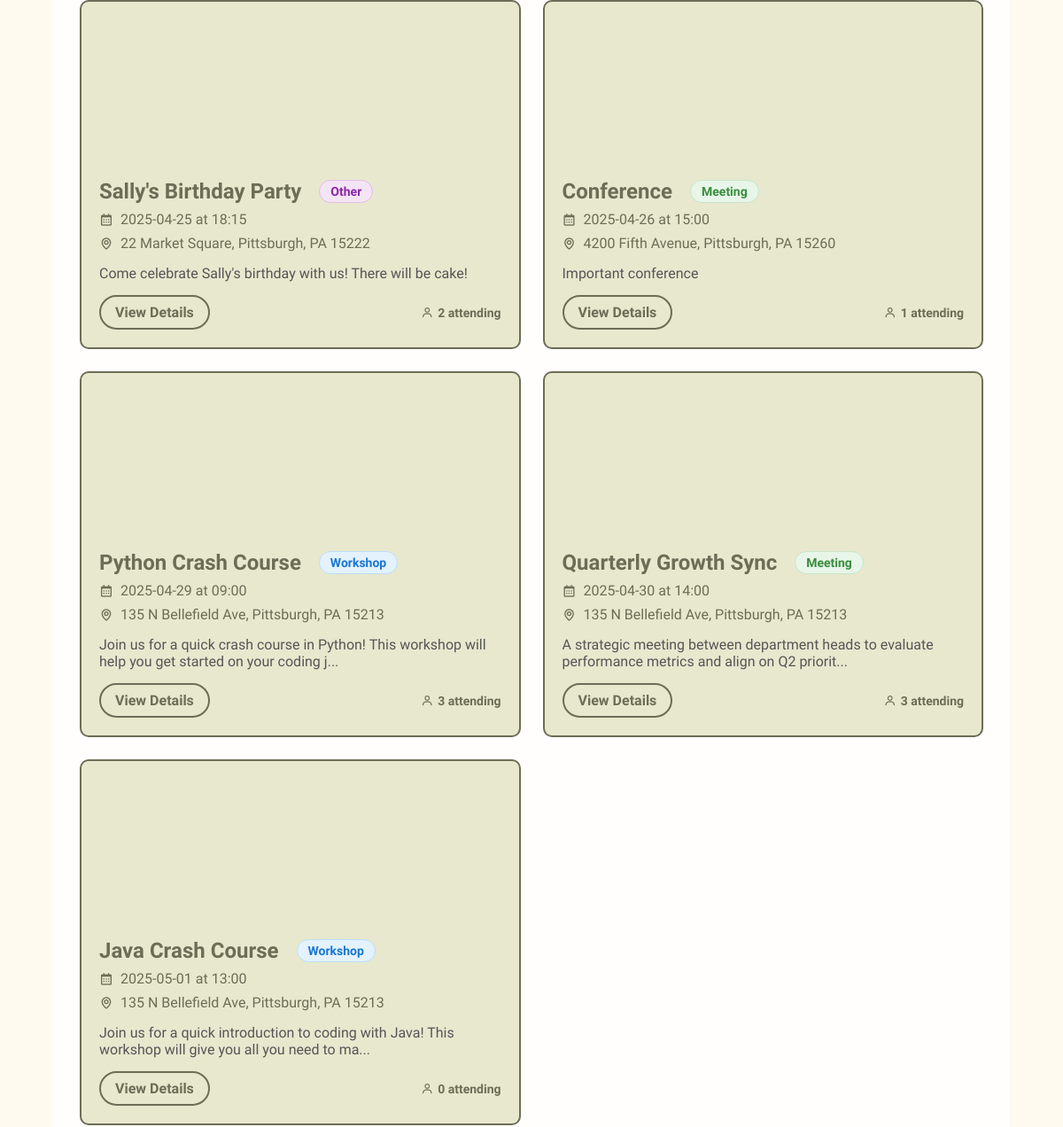
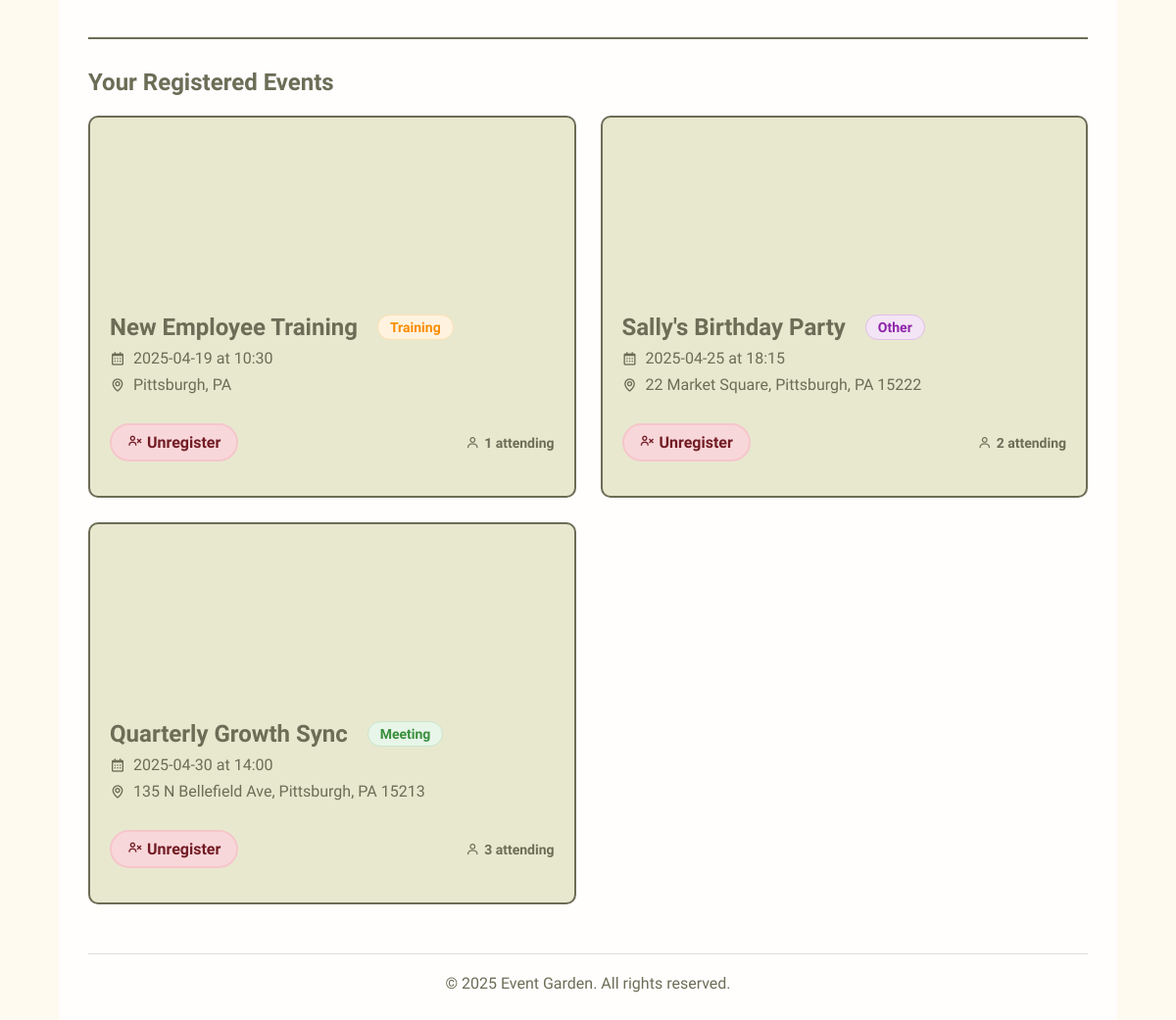
/ (signed in, lower part), run on an earlier commit of the app's database (2 pictures, top to bottom).
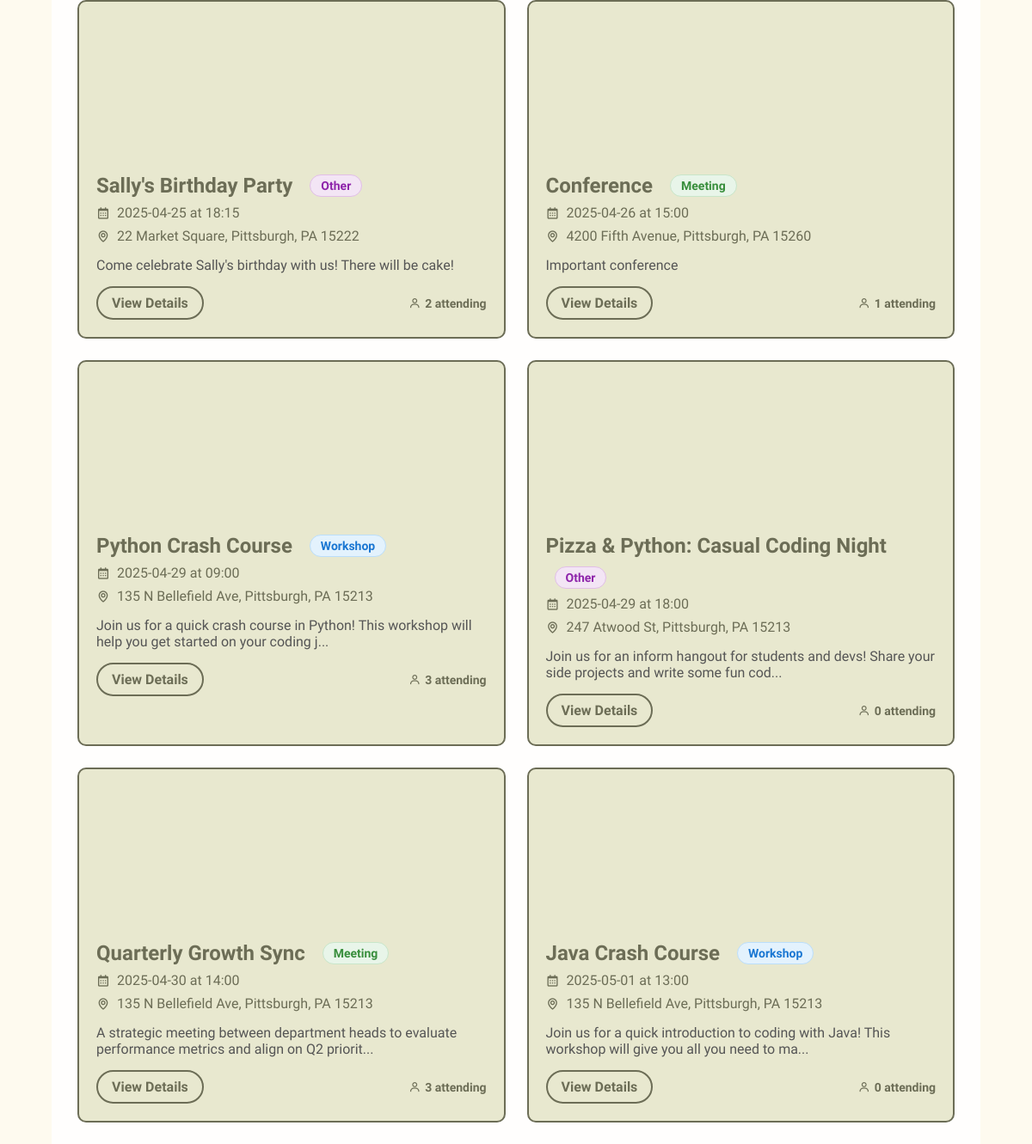
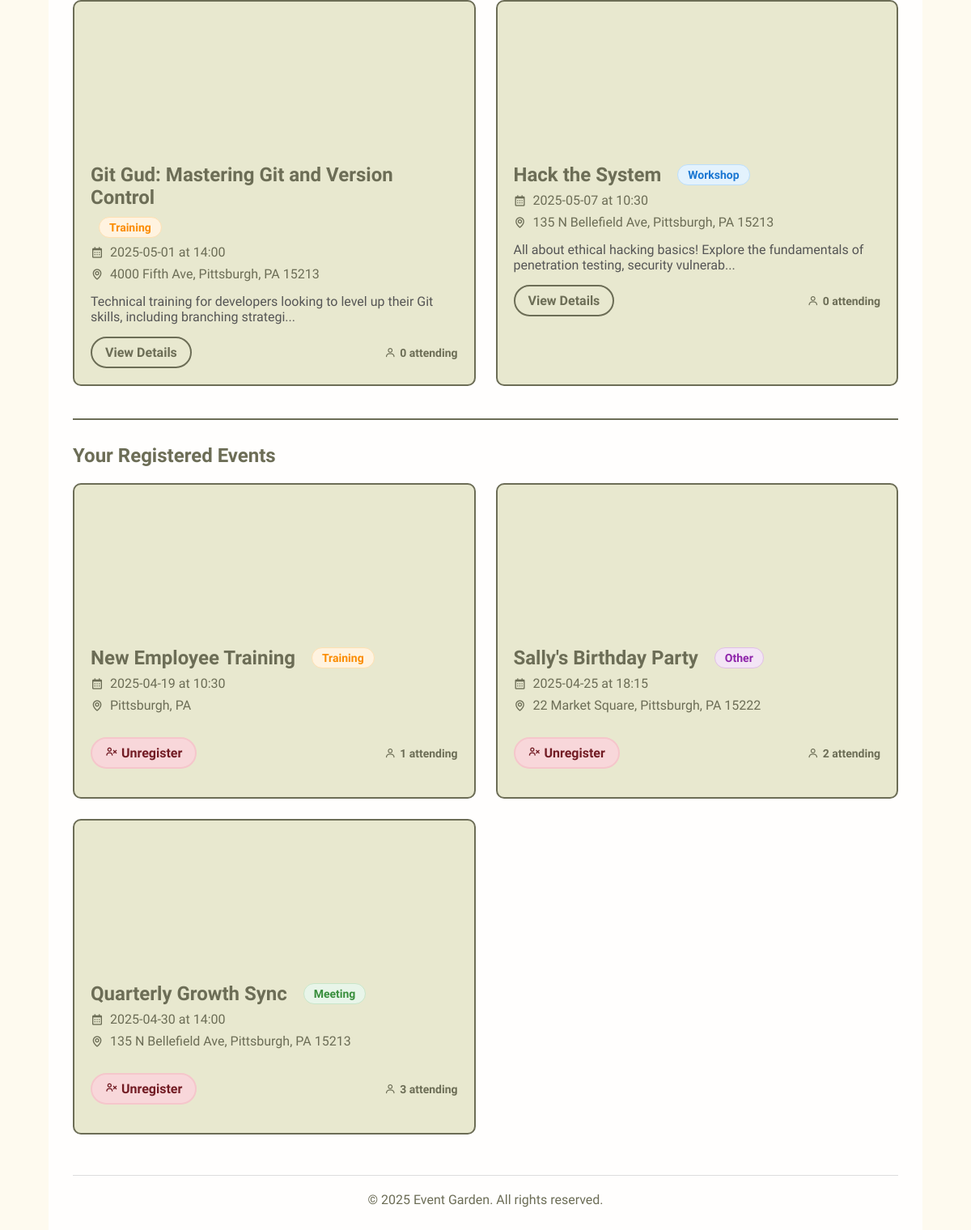
And on a later commit of the database (2 pictures, top to bottom).
### main.py (models this page shows, shortened)
class Event(db.Model):
    id = db.Column(db.Integer, primary_key=True)
    title = db.Column(db.String(100), nullable=False)
    description = db.Column(db.Text, nullable=False)
    date = db.Column(db.String(20), nullable=False)
    time = db.Column(db.String(20), nullable=False)
    location = db.Column(db.String(120), nullable=False)
    event_type = db.Column(db.String(20), nullable=False, default='other')  # New field
    manager_id = db.Column(db.Integer, db.ForeignKey('user.id'), nullable=False)
    created_at = db.Column(db.DateTime, default=datetime.utcnow)
    @property
    def total_attendees(self):
        total = db.session.scalar(
            select(func.sum(registrations.c.num_attendees))
            .where(registrations.c.event_id == self.id)
        )
        return total if total else 0

### main.py (the view)
@app.route('/')
def home():
    if 'username' not in session:
        return redirect(url_for('userlogin'))
    user = User.query.filter_by(username=session['username']).first()
    registered_events = user.registered_events if user else []
    all_events = Event.query.order_by(Event.date.asc()).all()
    if user.role == 'user':
        upcoming_events = [event for event in all_events if not event.is_past_event()]
    else:
        upcoming_events = all_events
    return render_template('landing.html',
                           events=upcoming_events,
                           registered_events=registered_events)

### templates/landing.html (shortened to what this page needs)
<!DOCTYPE html>
<html lang="en">
<head>
    <link rel="stylesheet" href="{{ url_for('static', filename='styles.css') }}">
    <link href='https://unpkg.com/boxicons@2.1.4/css/boxicons.min.css' rel='stylesheet'>
</head>
<body>
    <div class="dashboard-container">
        <main>
            <section class="events-section">
                {% if events %}
                <div class="events-grid">
                    {% for event in events %}
                    <div class="event-card"
                         data-event-type="{{ event.event_type }}"
                         data-event-date="{{ event.date }}"
                         data-event-time="{{ event.time }}"
                         data-event-title="{{ event.title.lower() }}"
                         data-event-description="{{ event.description.lower() }}">
                        <div class="event-image" style="background-image: url('/static/default-event.jpg');"></div>
                        <div class="event-details">
                            <div class="event-header">
                                <h1>{{ event.title }}</h1>
                                <span class="event-type-badge {{ event.event_type }}">
                                    {{ event.event_type|capitalize }}
                                </span>
                            </div>
                            <p><i class='bx bx-calendar'></i> {{ event.date }} at {{ event.time }}</p>
                            <p><i class='bx bx-map'></i> {{ event.location }}</p>
                            <p class="event-description">{{ event.description[:100] }}{% if event.description|length > 100 %}...{% endif %}</p>
                            <div class="event-actions">
                                <a href="{{ url_for('event_details', event_id=event.id) }}" class="button">View Details</a>
                                <span class="attendees">
                                    <i class='bx bx-user'></i> {{ event.total_attendees }} attending
                                </span>
                            </div>
                        </div>
                    </div>
                    {% endfor %}
                </div>
                {% else %}
                <div class="no-events">
                    <p>No upcoming events found.</p>
                </div>
                {% endif %}
            </section>
            <section class="registered-events-section">
                <h2>Your Registered Events</h2>
                {% if registered_events %}
                    <div class="events-grid">
                        {% for event in registered_events %}
                        <div class="event-card"
                             data-event-type="{{ event.event_type }}"
                             data-event-date="{{ event.date }}"
                             data-event-title="{{ event.title.lower() }}"
                             data-event-description="{{ event.description.lower() }}">
                            <div class="event-image" style="background-image: url('/static/default-event.jpg');"></div>
                            <div class="event-details">
                                <div class="event-header">
                                    <h1>{{ event.title }}</h1>
                                    <span class="event-type-badge {{ event.event_type }}">
                                        {{ event.event_type|capitalize }}
                                    </span>
                                </div>
                                <p><i class='bx bx-calendar'></i> {{ event.date }} at {{ event.time }}</p>
                                <p><i class='bx bx-map'></i> {{ event.location }}</p>
                                <div class="event-actions">
                                    <form method="POST" action="{{ url_for('unregister_from_event', event_id=event.id) }}"
                                          onsubmit="return confirm('Are you sure you want to unregister from this event?');">
                                        <button type="submit" class="button danger">
                                            <i class='bx bx-user-x'></i> Unregister
                                        </button>
                                    </form>
                                    <span class="attendees">
                                        <i class='bx bx-user'></i> {{ event.total_attendees }} attending
                                    </span>
                                </div>
                            </div>
                        </div>
                        {% endfor %}
                    </div>
                {% else %}
                    <div class="no-registered-events">
                        <p>You haven't registered for any events yet.</p>
                    </div>
                {% endif %}
            </section>
        </main>
        <footer>
            <p>&copy; 2025 Event Garden. All rights reserved.</p>
        </footer>
    </div>
</body>
</html>

### static/styles.css (style rules this page uses)
* { margin: 0; padding: 0; font-family: "Winky Sans", sans-serif; box-sizing: border-box; }
body { background: url("floralBackground.jpg") no-repeat center; background-size: cover; color: #6c6d56; min-height: 100vh; display: flex; justify-content: center; align-items: center; }
h1, h2, h3 { color: #6c6d56; }
.button { display: inline-block; padding: 12px 24px; background: #e8e8cf; border: 2px solid #6c6d56; border-radius: 30px; cursor: pointer; font-size: 16px; font-weight: 600; color: #6c6d56; text-align: center; transition: all 0.3s ease; text-decoration: none; }
.danger { background-color: #f8d7da; color: #721c24; border-color: #f5c6cb; }
.dashboard-container { max-width: 90%; min-width: 60%; margin: 0 auto; padding: 20px; background-color: rgba(255, 255, 255, 0.9); min-height: 100vh; height: 80vh; overflow-y: auto; }
.events-section { margin-bottom: 40px; }
.events-grid { display: grid; grid-template-columns: repeat(auto-fill, minmax(350px, 1fr)); gap: 25px; }
.event-card { background: #e8e8cf; border-radius: 10px; overflow: hidden; border: 2px solid #6c6d56; transition: transform 0.3s ease; }
.event-image { height: 180px; background-size: cover; background-position: center; }
.event-details { padding: 20px; }
.event-details p { margin: 8px 0; display: flex; align-items: center; gap: 8px; }
.event-description { margin: 15px 0 !important; color: #555; }
.event-actions { display: flex; justify-content: space-between; align-items: center; margin-top: 15px; }
.attendees { font-size: 14px; color: #6c6d56; }
footer { text-align: center; margin-top: 50px; padding-top: 20px; border-top: 1px solid #ddd; }
.event-actions form { margin: 15px 0; display: flex; flex-direction: column; gap: 10px; }
.event-type-badge { display: inline-block; padding: 4px 12px; border-radius: 20px; font-size: 14px; font-weight: 600; margin-left: 10px; text-transform: capitalize; }
.event-type-badge.workshop { background-color: #e3f2fd; color: #1976d2; border: 1px solid #bbdefb; }
.event-type-badge.meeting { background-color: #e8f5e9; color: #388e3c; border: 1px solid #c8e6c9; }
.event-type-badge.training { background-color: #fff3e0; color: #fb8c00; border: 1px solid #ffe0b2; }
.event-type-badge.other { background-color: #f3e5f5; color: #8e24aa; border: 1px solid #e1bee7; }
.event-header { display: flex; align-items: center; flex-wrap: wrap; gap: 10px; }
.dashboard-container { padding: 30px; }

### templates/landing.html (style rules this page uses)
.event-actions { display: flex; justify-content: space-between; align-items: center; margin-top: 15px; }
.attendees { display: flex; align-items: center; gap: 5px; font-weight: 600; color: #6c6d56; }
.button { padding: 8px 16px; text-decoration: none; }
.event-card { transition: transform 0.3s ease; }
.registered-events-section { margin-top: 40px; padding-top: 30px; border-top: 2px solid #6c6d56; }
.registered-events-section h2 { color: #6c6d56; margin-bottom: 20px; }

What changed in the data, as far as the page shows it:
added Event: title "Pizza & Python: Casual Coding Night", event_type "Other", date "2025-04-29", time "18:00", location "247 Atwood St, Pittsburgh, PA 15213", description "Join us for an inform hangout for students and devs! Share your side projects and write some fun cod", total_attendees "0"
added Event: title "Git Gud: Mastering Git and Version Control", event_type "Training", date "2025-05-01", time "14:00", location "4000 Fifth Ave, Pittsburgh, PA 15213", description "Technical training for developers looking to level up their Git skills, including branching strategi", total_attendees "0"
added Event: title "Hack the System", event_type "Workshop", date "2025-05-07", time "10:30", location "135 N Bellefield Ave, Pittsburgh, PA 15213", description "All about ethical hacking basics! Explore the fundamentals of penetration testing, security vulnerab", total_attendees "0"
